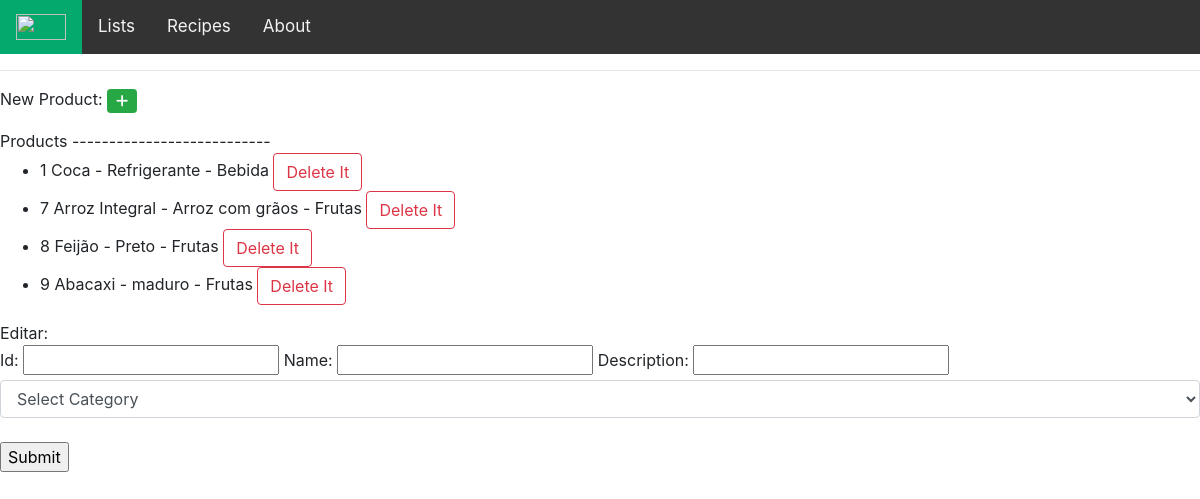
The app's page /, older data.
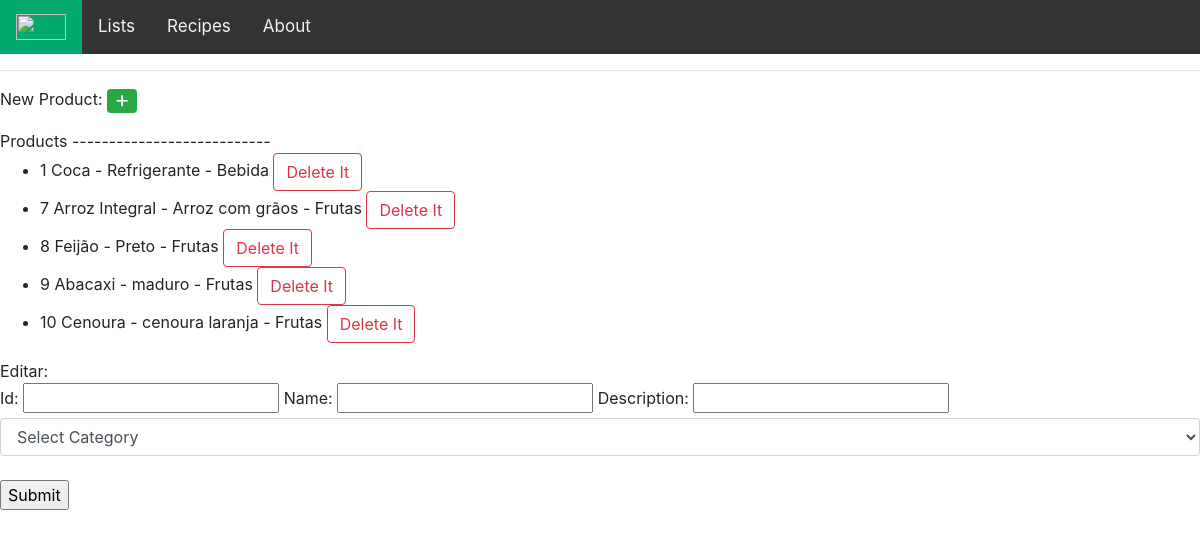
The same page, newer data.
### List/models.py (models this page shows, shortened)
class Product(models.Model):
    name = models.CharField(max_length=50)
    description = models.CharField(max_length=100)
    category = models.ForeignKey(Category, on_delete=models.SET_NULL, null=True)

class Category(models.Model):
    name = models.CharField(max_length=50)
    def __str__(self):
        return self.name

### List/views.py (the view)
# urls.py: path('', views.index, name='index'),
def index(request):
    products = Product.objects.all
    lists = List.objects.all
    categories = Category.objects.all
    tagRecipts = TagRecipt.objects.all
    recipts = Recipt.objects.all
    context = {
        'prods': products,
        'lists': lists,
        'categories': categories,
        'tagRecipts': tagRecipts,
        'recipts': recipts,
    }
    return render(request, 'index.html', context)

### List/templates/index.html (shortened to what this page needs)
{% extends 'main.html' %}
{% block content %}
New Product: <button class="btn btn-success btn-sm" data-toggle="modal" data-target="#ModalProduct" onclick="showModal()"><i class="fa fa-plus"></i></button><p></p>
Products ---------------------------
<ul>
{% for prod in prods %}
    <li> {{prod.id}} {{prod.name}} - {{prod.description}} - {{prod.category}}
        <a class="btn btn-outline-danger" href="{% url 'delete_product' pk=prod.id %}">Delete It</a>
    </li>
{% endfor %}
</ul>
Editar:
<form action="/edit_product/" method="post">
    <label for="id"> Id:</label>
    <input id="id" type="text" name="id" value="">
    <label for="name"> Name:</label>
    <input id="name" type="text" name="name" value="">
    <label for="description">Description: </label>
    <input id="description" type="text" name="description" value="">
    <select class="form-control mb-4" name="category">
        <option selected disabled>Select Category</option>
    </select>
    <input type="submit" value="Submit">
</form>
{% endblock content %}

Row changes from the older to the newer data that the page shows:
added Product: id "10", name "Cenoura", description "cenoura laranja", category "Frutas"
